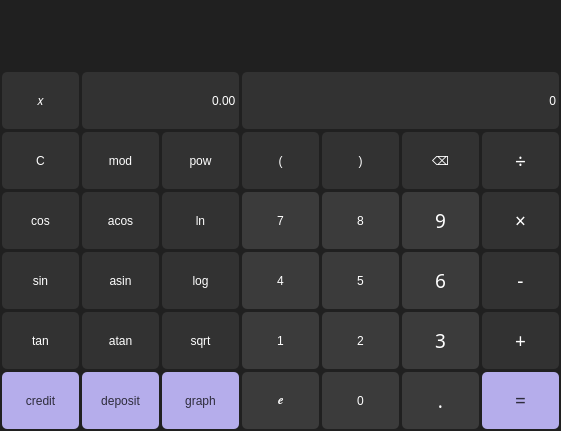
<?xml version="1.0" encoding="UTF-8"?>
<ui version="4.0">
 <class>SmartCalc</class>
 <widget class="QMainWindow" name="SmartCalc">
  <property name="geometry">
   <rect>
    <x>0</x>
    <y>0</y>
    <width>561</width>
    <height>431</height>
   </rect>
  </property>
  <property name="windowTitle">
   <string>SmartCalc</string>
  </property>
  <property name="styleSheet">
   <string notr="true">background-color: #202020;</string>
  </property>
  <widget class="QWidget" name="centralwidget">
   <widget class="QPushButton" name="buttonSin">
    <property name="geometry">
     <rect>
      <x>0</x>
      <y>250</y>
      <width>81</width>
      <height>61</height>
     </rect>
    </property>
    <property name="styleSheet">
     <string notr="true">QPushButton {
background-color: #323232;
color: #ffffff;
font: 14pt &quot;Sans Serif Collection&quot;;
border-radius: 5%;
margin: 2;
}

QPushButton:hover {
background-color: #3B3B3B;
}

QPushButton:pressed {
background-color: #282828;
color: #cecece;
}</string>
    </property>
    <property name="text">
     <string>sin</string>
    </property>
    <property name="autoDefault">
     <bool>true</bool>
    </property>
   </widget>
   <widget class="QPushButton" name="button8">
    <property name="geometry">
     <rect>
      <x>320</x>
      <y>190</y>
      <width>81</width>
      <height>61</height>
     </rect>
    </property>
    <property name="styleSheet">
     <string notr="true">QPushButton {
background-color: #3B3B3B;
color: #ffffff;
font: 14pt &quot;Sans Serif Collection&quot;;
border-radius: 5%;
margin: 2;
}

QPushButton:hover {
background-color: #323232;
}

QPushButton:pressed {
background-color: #282828;
color: #cecece;
}</string>
    </property>
    <property name="text">
     <string>8</string>
    </property>
   </widget>
   <widget class="QPushButton" name="buttonDel">
    <property name="geometry">
     <rect>
      <x>400</x>
      <y>130</y>
      <width>81</width>
      <height>61</height>
     </rect>
    </property>
    <property name="styleSheet">
     <string notr="true">QPushButton {
background-color: #323232;
color: #ffffff;
font: 14pt &quot;Sans Serif Collection&quot;;
border-radius: 5%;
margin: 2;
}

QPushButton:hover {
background-color: #3B3B3B;
}

QPushButton:pressed {
background-color: #282828;
color: #cecece;
}</string>
    </property>
    <property name="text">
     <string>⌫</string>
    </property>
   </widget>
   <widget class="QPushButton" name="buttonLn">
    <property name="geometry">
     <rect>
      <x>160</x>
      <y>190</y>
      <width>81</width>
      <height>61</height>
     </rect>
    </property>
    <property name="styleSheet">
     <string notr="true">QPushButton {
background-color: #323232;
color: #ffffff;
font: 14pt &quot;Sans Serif Collection&quot;;
border-radius: 5%;
margin: 2;
}

QPushButton:hover {
background-color: #3B3B3B;
}

QPushButton:pressed {
background-color: #282828;
color: #cecece;
}</string>
    </property>
    <property name="text">
     <string>ln</string>
    </property>
    <property name="autoDefault">
     <bool>true</bool>
    </property>
   </widget>
   <widget class="QPushButton" name="buttonAcos">
    <property name="geometry">
     <rect>
      <x>80</x>
      <y>190</y>
      <width>81</width>
      <height>61</height>
     </rect>
    </property>
    <property name="styleSheet">
     <string notr="true">QPushButton {
background-color: #323232;
color: #ffffff;
font: 14pt &quot;Sans Serif Collection&quot;;
border-radius: 5%;
margin: 2;
}

QPushButton:hover {
background-color: #3B3B3B;
}

QPushButton:pressed {
background-color: #282828;
color: #cecece;
}</string>
    </property>
    <property name="text">
     <string>acos</string>
    </property>
    <property name="autoDefault">
     <bool>true</bool>
    </property>
   </widget>
   <widget class="QPushButton" name="button7">
    <property name="geometry">
     <rect>
      <x>240</x>
      <y>190</y>
      <width>81</width>
      <height>61</height>
     </rect>
    </property>
    <property name="styleSheet">
     <string notr="true">QPushButton {
background-color: #3B3B3B;
color: #ffffff;
font: 14pt &quot;Sans Serif Collection&quot;;
border-radius: 5%;
margin: 2;
}

QPushButton:hover {
background-color: #323232;
}

QPushButton:pressed {
background-color: #282828;
color: #cecece;
}</string>
    </property>
    <property name="text">
     <string>7</string>
    </property>
   </widget>
   <widget class="QPushButton" name="button5">
    <property name="geometry">
     <rect>
      <x>320</x>
      <y>250</y>
      <width>81</width>
      <height>61</height>
     </rect>
    </property>
    <property name="styleSheet">
     <string notr="true">QPushButton {
background-color: #3B3B3B;
color: #ffffff;
font: 14pt &quot;Sans Serif Collection&quot;;
border-radius: 5%;
margin: 2;
}

QPushButton:hover {
background-color: #323232;
}

QPushButton:pressed {
background-color: #282828;
color: #cecece;
}</string>
    </property>
    <property name="text">
     <string>5</string>
    </property>
   </widget>
   <widget class="QPushButton" name="buttonLog">
    <property name="geometry">
     <rect>
      <x>160</x>
      <y>250</y>
      <width>81</width>
      <height>61</height>
     </rect>
    </property>
    <property name="styleSheet">
     <string notr="true">QPushButton {
background-color: #323232;
color: #ffffff;
font: 14pt &quot;Sans Serif Collection&quot;;
border-radius: 5%;
margin: 2;
}

QPushButton:hover {
background-color: #3B3B3B;
}

QPushButton:pressed {
background-color: #282828;
color: #cecece;
}</string>
    </property>
    <property name="text">
     <string>log</string>
    </property>
    <property name="autoDefault">
     <bool>true</bool>
    </property>
   </widget>
   <widget class="QLineEdit" name="input">
    <property name="geometry">
     <rect>
      <x>10</x>
      <y>0</y>
      <width>541</width>
      <height>61</height>
     </rect>
    </property>
    <property name="styleSheet">
     <string notr="true">QLineEdit {background-color: #202020;
border: 0;
color: white;
font: 22pt &quot;Sans Serif Collection&quot;;
}</string>
    </property>
    <property name="text">
     <string/>
    </property>
    <property name="alignment">
     <set>Qt::AlignRight|Qt::AlignTrailing|Qt::AlignVCenter</set>
    </property>
   </widget>
   <widget class="QPushButton" name="button6">
    <property name="geometry">
     <rect>
      <x>400</x>
      <y>250</y>
      <width>81</width>
      <height>61</height>
     </rect>
    </property>
    <property name="font">
     <font>
      <family>Sans Serif Collection</family>
      <pointsize>14</pointsize>
      <italic>false</italic>
      <bold>false</bold>
     </font>
    </property>
    <property name="styleSheet">
     <string notr="true">QPushButton {
background-color: #3B3B3B;
color: #ffffff;
font: 14pt &quot;Sans Serif Collection&quot;;
border-radius: 5%;
margin: 2;
}

QPushButton:hover {
background-color: #323232;
}

QPushButton:pressed {
background-color: #282828;
color: #cecece;
}</string>
    </property>
    <property name="text">
     <string>6</string>
    </property>
   </widget>
   <widget class="QPushButton" name="buttonCos">
    <property name="geometry">
     <rect>
      <x>0</x>
      <y>190</y>
      <width>81</width>
      <height>61</height>
     </rect>
    </property>
    <property name="styleSheet">
     <string notr="true">QPushButton {
background-color: #323232;
color: #ffffff;
font: 14pt &quot;Sans Serif Collection&quot;;
border-radius: 5%;
margin: 2;
}

QPushButton:hover {
background-color: #3B3B3B;
}

QPushButton:pressed {
background-color: #282828;
color: #cecece;
}</string>
    </property>
    <property name="text">
     <string>cos</string>
    </property>
    <property name="autoDefault">
     <bool>true</bool>
    </property>
   </widget>
   <widget class="QPushButton" name="button1">
    <property name="geometry">
     <rect>
      <x>240</x>
      <y>310</y>
      <width>81</width>
      <height>61</height>
     </rect>
    </property>
    <property name="styleSheet">
     <string notr="true">QPushButton {
background-color: #3B3B3B;
color: #ffffff;
font: 14pt &quot;Sans Serif Collection&quot;;
border-radius: 5%;
margin: 2;
}

QPushButton:hover {
background-color: #323232;
}

QPushButton:pressed {
background-color: #282828;
color: #cecece;
}</string>
    </property>
    <property name="text">
     <string>1</string>
    </property>
   </widget>
   <widget class="QPushButton" name="button0">
    <property name="geometry">
     <rect>
      <x>320</x>
      <y>370</y>
      <width>81</width>
      <height>61</height>
     </rect>
    </property>
    <property name="styleSheet">
     <string notr="true">QPushButton {
background-color: #3B3B3B;
color: #ffffff;
font: 14pt &quot;Sans Serif Collection&quot;;
border-radius: 5%;
margin: 2;
}

QPushButton:hover {
background-color: #323232;
}

QPushButton:pressed {
background-color: #282828;
color: #cecece;
}</string>
    </property>
    <property name="text">
     <string>0</string>
    </property>
   </widget>
   <widget class="QPushButton" name="buttonMultiply">
    <property name="geometry">
     <rect>
      <x>480</x>
      <y>190</y>
      <width>81</width>
      <height>61</height>
     </rect>
    </property>
    <property name="font">
     <font>
      <family>Sans Serif Collection</family>
      <pointsize>14</pointsize>
      <italic>false</italic>
      <bold>false</bold>
     </font>
    </property>
    <property name="styleSheet">
     <string notr="true">QPushButton {
background-color: #323232;
color: #ffffff;
font: 14pt &quot;Sans Serif Collection&quot;;
border-radius: 5%;
margin: 2;
}

QPushButton:hover {
background-color: #3B3B3B;
}

QPushButton:pressed {
background-color: #282828;
color: #cecece;
}</string>
    </property>
    <property name="text">
     <string>×</string>
    </property>
   </widget>
   <widget class="QPushButton" name="buttonTan">
    <property name="geometry">
     <rect>
      <x>0</x>
      <y>310</y>
      <width>81</width>
      <height>61</height>
     </rect>
    </property>
    <property name="styleSheet">
     <string notr="true">QPushButton {
background-color: #323232;
color: #ffffff;
font: 14pt &quot;Sans Serif Collection&quot;;
border-radius: 5%;
margin: 2;
}

QPushButton:hover {
background-color: #3B3B3B;
}

QPushButton:pressed {
background-color: #282828;
color: #cecece;
}</string>
    </property>
    <property name="text">
     <string>tan</string>
    </property>
    <property name="autoDefault">
     <bool>true</bool>
    </property>
   </widget>
   <widget class="QPushButton" name="buttonAtan">
    <property name="geometry">
     <rect>
      <x>80</x>
      <y>310</y>
      <width>81</width>
      <height>61</height>
     </rect>
    </property>
    <property name="styleSheet">
     <string notr="true">QPushButton {
background-color: #323232;
color: #ffffff;
font: 14pt &quot;Sans Serif Collection&quot;;
border-radius: 5%;
margin: 2;
}

QPushButton:hover {
background-color: #3B3B3B;
}

QPushButton:pressed {
background-color: #282828;
color: #cecece;
}</string>
    </property>
    <property name="text">
     <string>atan</string>
    </property>
    <property name="autoDefault">
     <bool>true</bool>
    </property>
   </widget>
   <widget class="QPushButton" name="button2">
    <property name="geometry">
     <rect>
      <x>320</x>
      <y>310</y>
      <width>81</width>
      <height>61</height>
     </rect>
    </property>
    <property name="styleSheet">
     <string notr="true">QPushButton {
background-color: #3B3B3B;
color: #ffffff;
font: 14pt &quot;Sans Serif Collection&quot;;
border-radius: 5%;
margin: 2;
}

QPushButton:hover {
background-color: #323232;
}

QPushButton:pressed {
background-color: #282828;
color: #cecece;
}</string>
    </property>
    <property name="text">
     <string>2</string>
    </property>
   </widget>
   <widget class="QPushButton" name="buttonE">
    <property name="geometry">
     <rect>
      <x>240</x>
      <y>370</y>
      <width>81</width>
      <height>61</height>
     </rect>
    </property>
    <property name="styleSheet">
     <string notr="true">QPushButton {
background-color: #3B3B3B;
color: #ffffff;
font: 18pt &quot;Sans Serif Collection&quot;;
border-radius: 5%;
margin: 2;
}

QPushButton:hover {
background-color: #323232;
}

QPushButton:pressed {
background-color: #282828;
color: #cecece;
}</string>
    </property>
    <property name="text">
     <string>ℯ</string>
    </property>
   </widget>
   <widget class="QPushButton" name="buttonBracketClose">
    <property name="geometry">
     <rect>
      <x>320</x>
      <y>130</y>
      <width>81</width>
      <height>61</height>
     </rect>
    </property>
    <property name="styleSheet">
     <string notr="true">QPushButton {
background-color: #323232;
color: #ffffff;
font: 14pt &quot;Sans Serif Collection&quot;;
border-radius: 5%;
margin: 2;
}

QPushButton:hover {
background-color: #3B3B3B;
}

QPushButton:pressed {
background-color: #282828;
color: #cecece;
}</string>
    </property>
    <property name="text">
     <string>)</string>
    </property>
   </widget>
   <widget class="QPushButton" name="buttonX">
    <property name="geometry">
     <rect>
      <x>0</x>
      <y>70</y>
      <width>81</width>
      <height>61</height>
     </rect>
    </property>
    <property name="styleSheet">
     <string notr="true">QPushButton {
background-color: #323232;
color: #ffffff;
font:18pt &quot;Sans Serif Collection&quot;;
border-radius: 5%;
margin: 2;
}

QPushButton:hover {
background-color: #3B3B3B;
}

QPushButton:pressed {
background-color: #282828;
color: #cecece;
}</string>
    </property>
    <property name="text">
     <string>𝑥</string>
    </property>
   </widget>
   <widget class="QPushButton" name="button3">
    <property name="geometry">
     <rect>
      <x>400</x>
      <y>310</y>
      <width>81</width>
      <height>61</height>
     </rect>
    </property>
    <property name="font">
     <font>
      <family>Sans Serif Collection</family>
      <pointsize>14</pointsize>
      <italic>false</italic>
      <bold>false</bold>
     </font>
    </property>
    <property name="styleSheet">
     <string notr="true">QPushButton {
background-color: #3B3B3B;
color: #ffffff;
font: 14pt &quot;Sans Serif Collection&quot;;
border-radius: 5%;
margin: 2;
}

QPushButton:hover {
background-color: #323232;
}

QPushButton:pressed {
background-color: #282828;
color: #cecece;
}</string>
    </property>
    <property name="text">
     <string>3</string>
    </property>
   </widget>
   <widget class="QPushButton" name="buttonCredit">
    <property name="geometry">
     <rect>
      <x>0</x>
      <y>370</y>
      <width>81</width>
      <height>61</height>
     </rect>
    </property>
    <property name="styleSheet">
     <string notr="true">QPushButton {
background-color: #b5adeb;
color: #2e2c3c;
font: 14pt &quot;Sans Serif Collection&quot;;
border-radius: 5%;
margin: 2;
}

QPushButton:hover {
background-color: #9690c2;
}

QPushButton:pressed {
background-color: #9690c2;
color: #605c7c;
}</string>
    </property>
    <property name="text">
     <string>credit</string>
    </property>
   </widget>
   <widget class="QPushButton" name="button4">
    <property name="geometry">
     <rect>
      <x>240</x>
      <y>250</y>
      <width>81</width>
      <height>61</height>
     </rect>
    </property>
    <property name="styleSheet">
     <string notr="true">QPushButton {
background-color: #3B3B3B;
color: #ffffff;
font: 14pt &quot;Sans Serif Collection&quot;;
border-radius: 5%;
margin: 2;
}

QPushButton:hover {
background-color: #323232;
}

QPushButton:pressed {
background-color: #282828;
color: #cecece;
}</string>
    </property>
    <property name="text">
     <string>4</string>
    </property>
   </widget>
   <widget class="QPushButton" name="buttonAdd">
    <property name="geometry">
     <rect>
      <x>480</x>
      <y>310</y>
      <width>81</width>
      <height>61</height>
     </rect>
    </property>
    <property name="font">
     <font>
      <family>Sans Serif Collection</family>
      <pointsize>14</pointsize>
      <italic>false</italic>
      <bold>false</bold>
     </font>
    </property>
    <property name="styleSheet">
     <string notr="true">QPushButton {
background-color: #323232;
color: #ffffff;
font: 14pt &quot;Sans Serif Collection&quot;;
border-radius: 5%;
margin: 2;
}

QPushButton:hover {
background-color: #3B3B3B;
}

QPushButton:pressed {
background-color: #282828;
color: #cecece;
}</string>
    </property>
    <property name="text">
     <string>+</string>
    </property>
   </widget>
   <widget class="QPushButton" name="buttonGraph">
    <property name="geometry">
     <rect>
      <x>160</x>
      <y>370</y>
      <width>81</width>
      <height>61</height>
     </rect>
    </property>
    <property name="styleSheet">
     <string notr="true">QPushButton {
background-color: #b5adeb;
color: #2e2c3c;
font: 14pt &quot;Sans Serif Collection&quot;;
border-radius: 5%;
margin: 2;
}

QPushButton:hover {
background-color: #9690c2;
}

QPushButton:pressed {
background-color: #9690c2;
color: #605c7c;
}</string>
    </property>
    <property name="text">
     <string>graph</string>
    </property>
   </widget>
   <widget class="QDoubleSpinBox" name="xValue">
    <property name="geometry">
     <rect>
      <x>80</x>
      <y>70</y>
      <width>161</width>
      <height>61</height>
     </rect>
    </property>
    <property name="styleSheet">
     <string notr="true">QDoubleSpinBox {
background-color: #323232;
color: #ffffff;
font: 14pt &quot;Sans Serif Collection&quot;;
border-radius: 5%;
margin: 2;
}

QDoubleSpinBox:hover {
background-color: #3B3B3B;
}

QDoubleSpinBox::up-button { 
width: 0px;
color: #ffffff;
border:0;
}

QDoubleSpinBox::down-button {
width: 0px;
color: #ffffff;
border: 0;
}</string>
    </property>
    <property name="alignment">
     <set>Qt::AlignRight|Qt::AlignTrailing|Qt::AlignVCenter</set>
    </property>
    <property name="minimum">
     <double>-9999999999999999635896294965248.000000000000000</double>
    </property>
    <property name="maximum">
     <double>9999999999999999635896294965248.000000000000000</double>
    </property>
   </widget>
   <widget class="QLabel" name="output">
    <property name="geometry">
     <rect>
      <x>240</x>
      <y>70</y>
      <width>321</width>
      <height>61</height>
     </rect>
    </property>
    <property name="styleSheet">
     <string notr="true">QLabel {
background-color: #323232;
color: #ffffff;
font: 600 24pt &quot;Sans Serif Collection&quot;;
border-radius: 5%;
margin: 2;
}</string>
    </property>
    <property name="text">
     <string>0</string>
    </property>
    <property name="alignment">
     <set>Qt::AlignRight|Qt::AlignTrailing|Qt::AlignVCenter</set>
    </property>
   </widget>
   <widget class="QPushButton" name="button9">
    <property name="geometry">
     <rect>
      <x>400</x>
      <y>190</y>
      <width>81</width>
      <height>61</height>
     </rect>
    </property>
    <property name="font">
     <font>
      <family>Sans Serif Collection</family>
      <pointsize>14</pointsize>
      <italic>false</italic>
      <bold>false</bold>
     </font>
    </property>
    <property name="styleSheet">
     <string notr="true">QPushButton {
background-color: #3B3B3B;
color: #ffffff;
font: 14pt &quot;Sans Serif Collection&quot;;
border-radius: 5%;
margin: 2;
}

QPushButton:hover {
background-color: #323232;
}

QPushButton:pressed {
background-color: #282828;
color: #cecece;
}</string>
    </property>
    <property name="text">
     <string>9</string>
    </property>
   </widget>
   <widget class="QPushButton" name="buttonDivide">
    <property name="geometry">
     <rect>
      <x>480</x>
      <y>130</y>
      <width>81</width>
      <height>61</height>
     </rect>
    </property>
    <property name="font">
     <font>
      <family>Sans Serif Collection</family>
      <pointsize>14</pointsize>
      <italic>false</italic>
      <bold>false</bold>
     </font>
    </property>
    <property name="styleSheet">
     <string notr="true">QPushButton {
background-color: #323232;
color: #ffffff;
font: 14pt &quot;Sans Serif Collection&quot;;
border-radius: 5%;
margin: 2;
}

QPushButton:hover {
background-color: #3B3B3B;
}

QPushButton:pressed {
background-color: #282828;
color: #cecece;
}</string>
    </property>
    <property name="text">
     <string>÷</string>
    </property>
   </widget>
   <widget class="QPushButton" name="buttonMod">
    <property name="geometry">
     <rect>
      <x>80</x>
      <y>130</y>
      <width>81</width>
      <height>61</height>
     </rect>
    </property>
    <property name="styleSheet">
     <string notr="true">QPushButton {
background-color: #323232;
color: #ffffff;
font: 14pt &quot;Sans Serif Collection&quot;;
border-radius: 5%;
margin: 2;
}

QPushButton:hover {
background-color: #3B3B3B;
}

QPushButton:pressed {
background-color: #282828;
color: #cecece;
}</string>
    </property>
    <property name="text">
     <string>mod</string>
    </property>
    <property name="autoDefault">
     <bool>true</bool>
    </property>
   </widget>
   <widget class="QPushButton" name="buttonC">
    <property name="geometry">
     <rect>
      <x>0</x>
      <y>130</y>
      <width>81</width>
      <height>61</height>
     </rect>
    </property>
    <property name="styleSheet">
     <string notr="true">QPushButton {
background-color: #323232;
color: #ffffff;
font: 14pt &quot;Sans Serif Collection&quot;;
border-radius: 5%;
margin: 2;
}

QPushButton:hover {
background-color: #3B3B3B;
}

QPushButton:pressed {
background-color: #282828;
color: #cecece;
}</string>
    </property>
    <property name="text">
     <string>C</string>
    </property>
    <property name="autoDefault">
     <bool>true</bool>
    </property>
   </widget>
   <widget class="QPushButton" name="buttonEqual">
    <property name="geometry">
     <rect>
      <x>480</x>
      <y>370</y>
      <width>81</width>
      <height>61</height>
     </rect>
    </property>
    <property name="font">
     <font>
      <family>Sans Serif Collection</family>
      <pointsize>14</pointsize>
      <italic>false</italic>
      <bold>false</bold>
     </font>
    </property>
    <property name="styleSheet">
     <string notr="true">QPushButton {
background-color: #b5adeb;
color: #2e2c3c;
font: 14pt &quot;Sans Serif Collection&quot;;
border-radius: 5%;
margin: 2;
}

QPushButton:hover {
background-color: #9690c2;
}

QPushButton:pressed {
background-color: #9690c2;
color: #605c7c;
}</string>
    </property>
    <property name="text">
     <string>=</string>
    </property>
   </widget>
   <widget class="QPushButton" name="buttonSqrt">
    <property name="geometry">
     <rect>
      <x>160</x>
      <y>310</y>
      <width>81</width>
      <height>61</height>
     </rect>
    </property>
    <property name="styleSheet">
     <string notr="true">QPushButton {
background-color: #323232;
color: #ffffff;
font: 14pt &quot;Sans Serif Collection&quot;;
border-radius: 5%;
margin: 2;
}

QPushButton:hover {
background-color: #3B3B3B;
}

QPushButton:pressed {
background-color: #282828;
color: #cecece;
}</string>
    </property>
    <property name="text">
     <string>sqrt</string>
    </property>
    <property name="autoDefault">
     <bool>true</bool>
    </property>
   </widget>
   <widget class="QPushButton" name="buttonDeposit">
    <property name="geometry">
     <rect>
      <x>80</x>
      <y>370</y>
      <width>81</width>
      <height>61</height>
     </rect>
    </property>
    <property name="styleSheet">
     <string notr="true">QPushButton {
background-color: #b5adeb;
color: #2e2c3c;
font: 14pt &quot;Sans Serif Collection&quot;;
border-radius: 5%;
margin: 2;
}

QPushButton:hover {
background-color: #9690c2;
}

QPushButton:pressed {
background-color: #9690c2;
color: #605c7c;
}</string>
    </property>
    <property name="text">
     <string>deposit</string>
    </property>
   </widget>
   <widget class="QPushButton" name="buttonSubstruct">
    <property name="geometry">
     <rect>
      <x>480</x>
      <y>250</y>
      <width>81</width>
      <height>61</height>
     </rect>
    </property>
    <property name="font">
     <font>
      <family>Sans Serif Collection</family>
      <pointsize>14</pointsize>
      <italic>false</italic>
      <bold>false</bold>
     </font>
    </property>
    <property name="styleSheet">
     <string notr="true">QPushButton {
background-color: #323232;
color: #ffffff;
font: 14pt &quot;Sans Serif Collection&quot;;
border-radius: 5%;
margin: 2;
}

QPushButton:hover {
background-color: #3B3B3B;
}

QPushButton:pressed {
background-color: #282828;
color: #cecece;
}</string>
    </property>
    <property name="text">
     <string>-</string>
    </property>
   </widget>
   <widget class="QPushButton" name="buttonDot">
    <property name="geometry">
     <rect>
      <x>400</x>
      <y>370</y>
      <width>81</width>
      <height>61</height>
     </rect>
    </property>
    <property name="font">
     <font>
      <family>Sans Serif Collection</family>
      <pointsize>14</pointsize>
      <italic>false</italic>
      <bold>false</bold>
     </font>
    </property>
    <property name="styleSheet">
     <string notr="true">QPushButton {
background-color: #3B3B3B;
color: #ffffff;
font: 14pt &quot;Sans Serif Collection&quot;;
border-radius: 5%;
margin: 2;
}

QPushButton:hover {
background-color: #323232;
}

QPushButton:pressed {
background-color: #282828;
color: #cecece;
}</string>
    </property>
    <property name="text">
     <string>.</string>
    </property>
   </widget>
   <widget class="QPushButton" name="buttonAsin">
    <property name="geometry">
     <rect>
      <x>80</x>
      <y>250</y>
      <width>81</width>
      <height>61</height>
     </rect>
    </property>
    <property name="styleSheet">
     <string notr="true">QPushButton {
background-color: #323232;
color: #ffffff;
font: 14pt &quot;Sans Serif Collection&quot;;
border-radius: 5%;
margin: 2;
}

QPushButton:hover {
background-color: #3B3B3B;
}

QPushButton:pressed {
background-color: #282828;
color: #cecece;
}</string>
    </property>
    <property name="text">
     <string>asin</string>
    </property>
    <property name="autoDefault">
     <bool>true</bool>
    </property>
   </widget>
   <widget class="QPushButton" name="buttonPower">
    <property name="geometry">
     <rect>
      <x>160</x>
      <y>130</y>
      <width>81</width>
      <height>61</height>
     </rect>
    </property>
    <property name="styleSheet">
     <string notr="true">QPushButton {
background-color: #323232;
color: #ffffff;
font: 14pt &quot;Sans Serif Collection&quot;;
border-radius: 5%;
margin: 2;
}

QPushButton:hover {
background-color: #3B3B3B;
}

QPushButton:pressed {
background-color: #282828;
color: #cecece;
}</string>
    </property>
    <property name="text">
     <string>pow</string>
    </property>
    <property name="autoDefault">
     <bool>true</bool>
    </property>
   </widget>
   <widget class="QPushButton" name="buttonBracketOpen">
    <property name="geometry">
     <rect>
      <x>240</x>
      <y>130</y>
      <width>81</width>
      <height>61</height>
     </rect>
    </property>
    <property name="styleSheet">
     <string notr="true">QPushButton {
background-color: #323232;
color: #ffffff;
font: 14pt &quot;Sans Serif Collection&quot;;
border-radius: 5%;
margin: 2;
}

QPushButton:hover {
background-color: #3B3B3B;
}

QPushButton:pressed {
background-color: #282828;
color: #cecece;
}</string>
    </property>
    <property name="text">
     <string>(</string>
    </property>
   </widget>
  </widget>
 </widget>
 <resources/>
 <connections/>
</ui>
